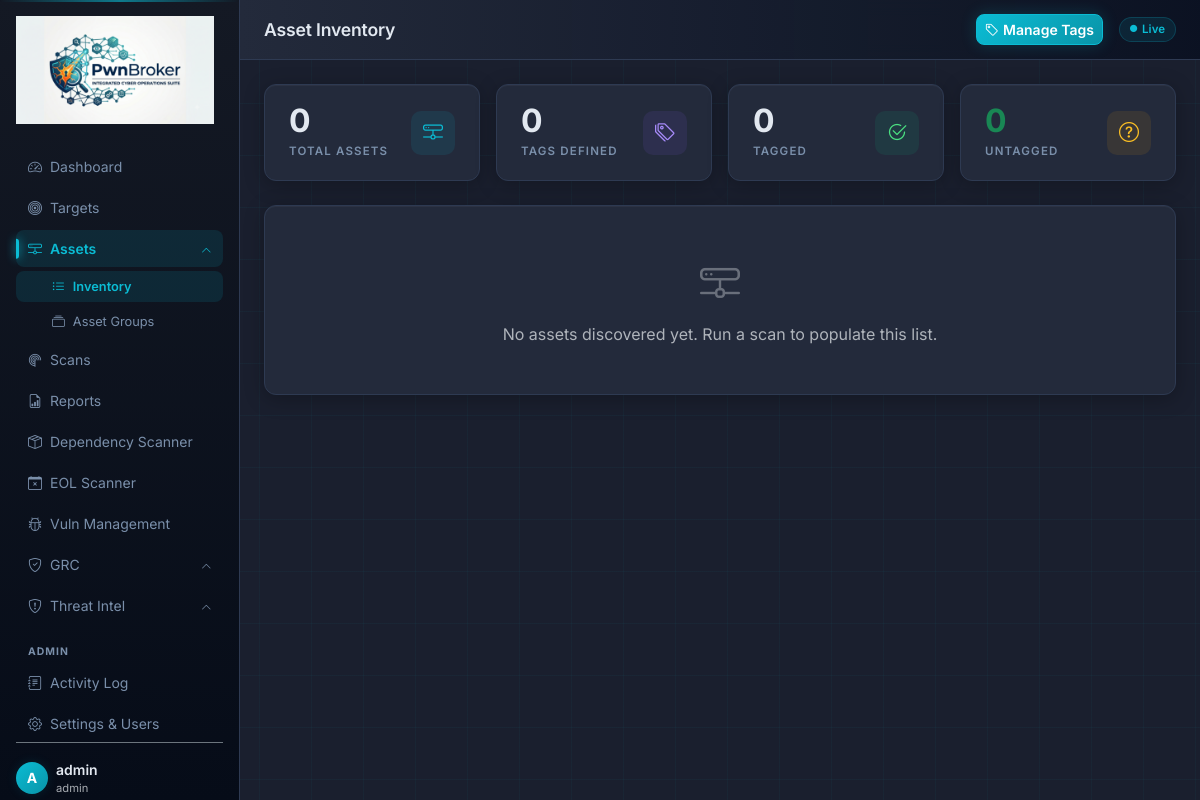
Page /assets/ (signed in) on the committed database.
### app/models.py (models this page shows, shortened)
class User(UserMixin, db.Model):
    __tablename__ = "users"
    id = db.Column(db.Integer, primary_key=True)
    username = db.Column(db.String(80), unique=True, nullable=False)
    email = db.Column(db.String(120), unique=True, nullable=False)
    password_hash = db.Column(db.String(256), nullable=False)
    role = db.Column(db.String(20), default="user")  # admin | user
    active = db.Column(db.Boolean, default=True)
    created_at = db.Column(db.DateTime, default=lambda: datetime.now(timezone.utc))
    @property
    def is_admin(self):
        return self.role == "admin"

### app/routes/assets.py (the view)
@assets_bp.route("/")
@login_required
def index():
    _sync_assets()
    tag_filter = request.args.get("tag", type=int)
    q = Asset.query
    if tag_filter:
        q = q.filter(Asset.tags.any(Tag.id == tag_filter))
    assets  = q.order_by(Asset.ip_address).all()
    tags    = Tag.query.order_by(Tag.label).all()
    counts  = _open_vuln_counts()
    return render_template("assets/index.html",
                           assets=assets, tags=tags,
                           tag_filter=tag_filter, counts=counts)

### app/routes/assets.py (called while the page is built, shortened)
def _sync_assets():
    host_map = {}
    if not host_map:
        return

def _open_vuln_counts():
    from sqlalchemy import func
    rows = (
        db.session.query(VulnTicket.target_id, VulnTicket.host_ip,
                         func.count(VulnTicket.id))
        .filter(VulnTicket.status.in_(["open", "in_progress"]))
        .group_by(VulnTicket.target_id, VulnTicket.host_ip)
        .all()
    )
    counts = {}
    for target_id, host_ip, cnt in rows:
        counts[(target_id, host_ip)] = cnt
    return counts

### app/templates/assets/index.html (shortened to what this page needs)
{% extends "base.html" %}
{% block page_title %}Asset Inventory{% endblock %}
{% block header_actions %}
{% if current_user.is_admin %}
<button class="btn btn-sm btn-primary" data-bs-toggle="modal" data-bs-target="#tagModal">
  <i class="bi bi-tag me-1"></i>Manage Tags
</button>
{% endif %}
{% endblock %}
{% block content %}
<div class="row g-3 mb-4">
  <div class="col-sm-6 col-xl-3">
    <div class="stat-card">
      <div class="d-flex align-items-center justify-content-between">
        <div>
          <div class="stat-value">{{ assets | length }}</div>
          <div class="stat-label">Total Assets</div>
        </div>
        <div class="stat-icon" style="background:rgba(11,188,212,0.1);color:var(--accent)">
          <i class="bi bi-hdd-network"></i>
        </div>
      </div>
    </div>
  </div>
  <div class="col-sm-6 col-xl-3">
    <div class="stat-card">
      <div class="d-flex align-items-center justify-content-between">
        <div>
          <div class="stat-value">{{ tags | length }}</div>
          <div class="stat-label">Tags Defined</div>
        </div>
        <div class="stat-icon" style="background:rgba(139,92,246,0.1);color:#a78bfa">
          <i class="bi bi-tags"></i>
        </div>
      </div>
    </div>
  </div>
  <div class="col-sm-6 col-xl-3">
    <div class="stat-card">
      <div class="d-flex align-items-center justify-content-between">
        <div>
          {% set tagged = assets | selectattr('tags') | list %}
          <div class="stat-value">{{ tagged | length }}</div>
          <div class="stat-label">Tagged</div>
        </div>
        <div class="stat-icon" style="background:rgba(16,185,129,0.1);color:#4ade80">
          <i class="bi bi-check2-circle"></i>
        </div>
      </div>
    </div>
  </div>
  <div class="col-sm-6 col-xl-3">
    <div class="stat-card">
      <div class="d-flex align-items-center justify-content-between">
        <div>
          {% set untagged = assets | rejectattr('tags') | list %}
          <div class="stat-value {% if untagged %}text-warning{% else %}text-success{% endif %}">{{ untagged | length }}</div>
          <div class="stat-label">Untagged</div>
        </div>
        <div class="stat-icon" style="background:rgba(245,158,11,0.1);color:#fbbf24">
          <i class="bi bi-question-circle"></i>
        </div>
      </div>
    </div>
  </div>
</div>
{% if not assets %}
<div class="form-card text-center py-5 text-muted">
  <i class="bi bi-hdd-network fs-1 d-block mb-2 opacity-50"></i>
  {% if tag_filter %}
  No assets with that tag. <a href="{{ url_for('assets.index') }}">Clear filter</a>
  {% else %}
  No assets discovered yet. Run a scan to populate this list.
  {% endif %}
</div>
{% endif %}
{% endblock %}

### app/templates/base.html (shortened to what this page needs)
<!DOCTYPE html>
<html lang="en" data-bs-theme="dark">
  <head>
    <link
      href="https://cdn.jsdelivr.net/npm/bootstrap@5.3.3/dist/css/bootstrap.min.css"
      rel="stylesheet">
    <link
      href="https://cdn.jsdelivr.net/npm/bootstrap-icons@1.11.3/font/bootstrap-icons.min.css"
      rel="stylesheet">
    <link href="{{ url_for('static', filename='css/style.css') }}"
      rel="stylesheet">
  </head>
  <body>
{% if current_user.is_authenticated %}
<div class="d-flex" id="app-wrapper">
  <nav id="sidebar" class="d-flex flex-column p-3">
    <a href="{{ url_for("dashboard.index") }}" class="sidebar-brand d-block mb-4">
      <img src="{{ url_for("static", filename = "img/logo.png") }}" alt="PwnBroker" class="sidebar-logo">
    </a>
    <ul class="nav flex-column gap-1">
      <li class="nav-item">
        <a href="{{ url_for("dashboard.index") }}" class="nav-link {% if request.endpoint == 'dashboard.index' %}active{% endif %}">
          <i class="bi bi-speedometer2 me-2"></i>Dashboard
        </a>
      </li>
      <li class="nav-item">
        <a href="{{ url_for("targets.index") }}" class="nav-link {% if 'targets' in request.endpoint %}active{% endif %}">
          <i class="bi bi-bullseye me-2"></i>Targets
        </a>
      </li>
      <li class="nav-item">
        <a href="#assets-group"
           class="nav-link nav-group-toggle d-flex align-items-center justify-content-between {% if 'assets' in (request.endpoint or '') %}active{% endif %}"
           data-bs-toggle="collapse"
           aria-expanded="{{ 'true' if 'assets' in (request.endpoint or '') else 'false' }}"
           aria-controls="assets-group">
          <span><i class="bi bi-hdd-network me-2"></i>Assets</span>
          <i class="bi bi-chevron-down nav-chevron"></i>
        </a>
        <div class="collapse {% if 'assets' in (request.endpoint or '') %}show{% endif %}" id="assets-group">
          <ul class="nav flex-column gap-1 mt-1">
            <li class="nav-item">
              <a href="{{ url_for("assets.index") }}" class="nav-link nav-sub {% if request.endpoint == 'assets.index' %}active{% endif %}">
                <i class="bi bi-list-ul me-2"></i>Inventory
              </a>
            </li>
            <li class="nav-item">
              <a href="{{ url_for("assets.groups") }}" class="nav-link nav-sub {% if request.endpoint in ('assets.groups','assets.group_detail') %}active{% endif %}">
                <i class="bi bi-collection me-2"></i>Asset Groups
              </a>
            </li>
          </ul>
        </div>
      </li>
      <li class="nav-item">
        <a href="{{ url_for("scans.index") }}" class="nav-link {% if 'scans' in request.endpoint %}active{% endif %}">
          <i class="bi bi-radar me-2"></i>Scans
        </a>
      </li>
      <li class="nav-item">
        <a href="{{ url_for("reports.index") }}" class="nav-link {% if 'reports' in request.endpoint %}active{% endif %}">
          <i class="bi bi-file-earmark-bar-graph me-2"></i>Reports
        </a>
      </li>
      <li class="nav-item">
        <a href="{{ url_for("dependency.index") }}" class="nav-link {% if 'dependency' in request.endpoint %}active{% endif %}">
          <i class="bi bi-box-seam me-2"></i>Dependency Scanner
        </a>
      </li>
      <li class="nav-item">
        <a href="{{ url_for("eol.index") }}" class="nav-link {% if 'eol' in (request.endpoint or '') %}active{% endif %}">
          <i class="bi bi-calendar-x me-2"></i>EOL Scanner
        </a>
      </li>
      <li class="nav-item">
        <a href="{{ url_for("vulns.index") }}" class="nav-link {% if 'vulns' in (request.endpoint or '') %}active{% endif %}">
          <i class="bi bi-bug me-2"></i>Vuln Management
        </a>
      </li>
      <li class="nav-item">
        <a href="#grc-group"
           class="nav-link nav-group-toggle d-flex align-items-center justify-content-between {% if 'grc' in (request.endpoint or '') %}active{% endif %}"
           data-bs-toggle="collapse"
           aria-expanded="{{ 'true' if 'grc' in (request.endpoint or '') else 'false' }}"
           aria-controls="grc-group">
          <span><i class="bi bi-shield-check me-2"></i>GRC</span>
          <i class="bi bi-chevron-down nav-chevron"></i>
        </a>
      </li>
      <li class="nav-item">
        <a href="#threat-group"
           class="nav-link nav-group-toggle d-flex align-items-center justify-content-between {% if 'threat' in (request.endpoint or '') %}active{% endif %}"
           data-bs-toggle="collapse"
           aria-expanded="{{ 'true' if 'threat' in (request.endpoint or '') else 'false' }}"
           aria-controls="threat-group">
          <span><i class="bi bi-shield-exclamation me-2"></i>Threat Intel</span>
          <i class="bi bi-chevron-down nav-chevron"></i>
        </a>
      </li>
      {% if current_user.is_admin %}
      <li class="mt-3 sidebar-section-label">ADMIN</li>
      <li class="nav-item">
        <a href="{{ url_for("activity.index") }}" class="nav-link {% if 'activity' in (request.endpoint or '') %}active{% endif %}">
          <i class="bi bi-journal-text me-2"></i>Activity Log
        </a>
      </li>
      <li class="nav-item">
        <a href="{{ url_for("settings.index") }}" class="nav-link {% if 'settings' in (request.endpoint or '') %}active{% endif %}">
          <i class="bi bi-gear me-2"></i>Settings &amp; Users
        </a>
      </li>
      {% endif %}
    </ul>
    <div class="mt-auto pt-3 border-top border-secondary">
      <div class="d-flex align-items-center gap-2 mb-2">
        <div class="user-avatar">{{ current_user.username[0].upper() }}</div>
        <div>
          <div class="fw-semibold small">{{ current_user.username }}</div>
          <div class="text-muted" style="font-size:0.7rem">{{ current_user.role }}</div>
        </div>
      </div>
    </div>
  </nav>
  <div id="main-content" class="flex-grow-1">
    <header class="top-bar d-flex align-items-center justify-content-between px-4">
      <h1 class="page-title mb-0">{% block page_title %}{% endblock %}</h1>
      <div class="d-flex align-items-center gap-3">
        {% block header_actions %}{% endblock %}
        <span class="live-badge">
          <i class="bi bi-circle-fill pulse" style="font-size:0.45rem"></i>Live
        </span>
      </div>
    </header>
    <div class="content-area px-4 py-4">
      {% block content %}{% endblock %}
    </div>
  </div>
</div>
{% else %}
{% block auth_content %}{% endblock %}
{% endif %}
  </body>
</html>

### rows in the picture
User: username "A", username "admin", role "admin"

### other values in the picture
{{ assets | length }} "0"
{{ tags | length }} "0"
{{ tagged | length }} "0"
{{ untagged | length }} "0"
